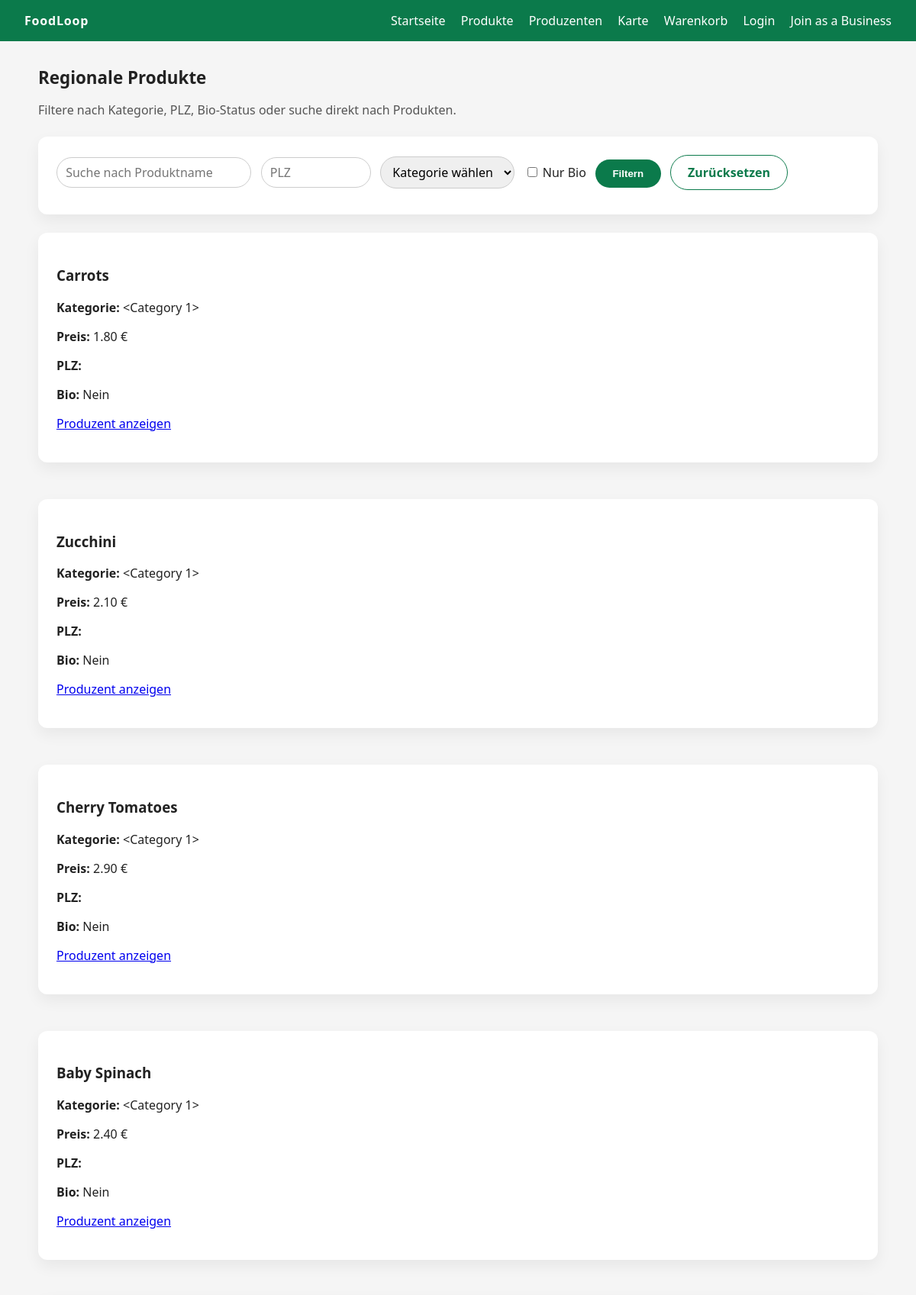
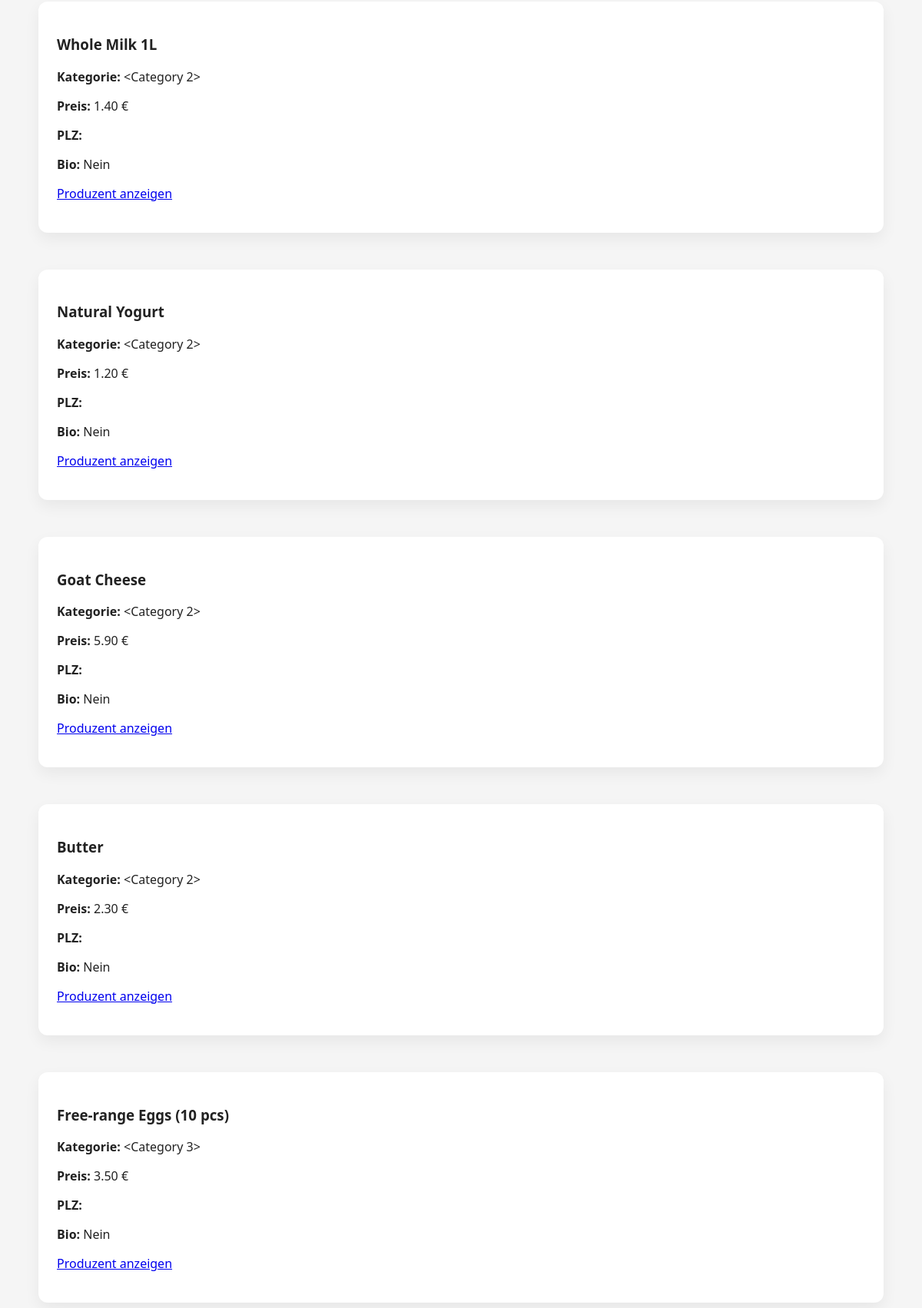
Page /products (upper part) on the committed database (2 pictures, top to bottom).
### models.py (models this page shows)
class Product(db.Model):
    __tablename__ = "product"
    product_id = db.Column(db.Integer, primary_key=True)
    producer_id = db.Column(db.Integer, db.ForeignKey("producer_profile.producer_id"), nullable=False)
    category_id = db.Column(db.Integer, db.ForeignKey("category.category_id"), nullable=False)
    name = db.Column(db.String(255), nullable=False)
    description = db.Column(db.Text)
    price = db.Column(db.Numeric(10, 2), nullable=False)
    is_active = db.Column(db.Boolean, default=True, nullable=False)
    created_at = db.Column(db.DateTime, default=datetime.utcnow, nullable=False)
    producer = db.relationship("ProducerProfile", back_populates="products")
    category = db.relationship("Category", back_populates="products")
    cart_items = db.relationship("CartItem", back_populates="product", lazy="dynamic")
    order_items = db.relationship("OrderItem", back_populates="product", lazy="dynamic")

### app.py (the view)
@app.route("/products")
def products():
    products = Product.query.filter_by(is_active=True).all()
    categories = Category.query.all()
    return render_template("products.html", products=products, categories=categories)

### templates/products.html (shortened to what this page needs)
{% extends "base.html" %}
{% block content %}
<section>
    <h1 class="section-title">Regionale Produkte</h1>
    <p class="section-sub">
        Filtere nach Kategorie, PLZ, Bio-Status oder suche direkt nach Produkten.
    </p>
    <div class="card">
        <form method="get" class="inline-form">
            <input type="text" name="q" placeholder="Suche nach Produktname"
                   value="{{ current_query }}">
            <input type="text" name="zip" placeholder="PLZ"
                   value="{{ current_zip }}" style="max-width:120px;">
            <select name="category">
                <option value="">Kategorie wählen</option>
                {% set categories = [
                    "Obst", "Gemüse", "Eier", "Milchprodukte",
                    "Fleisch", "Getreide", "Sonstiges"
                ] %}
            </select>
            <label>
                <input type="checkbox" name="bio"
                       {% if current_bio %}checked{% endif %}>
                Nur Bio
            </label>
            <button class="btn btn-primary" type="submit">Filtern</button>
            <a href="{{ url_for('products') }}" class="btn btn-secondary">Zurücksetzen</a>
        </form>
    </div>
    <div class="grid">
        {% if products %}
            {% for p in products %}
                <div class="card">
                    <h3>{{ p.name }}</h3>
                    <p><strong>Kategorie:</strong> {{ p.category }}</p>
                    <p><strong>Preis:</strong> {{ "%.2f"|format(p.price) }} €</p>
                    <p><strong>PLZ:</strong> {{ p.zip }}</p>
                    <p><strong>Bio:</strong> {{ "Ja" if p.bio else "Nein" }}</p>
                    <p style="margin-top:0.5rem;">
                        <a href="{{ url_for('producers') }}?id={{ p.producer_id }}">
                            Produzent anzeigen
                        </a>
                    </p>
                </div>
            {% endfor %}
        {% else %}
            <div class="card">
                <p>Keine Produkte gefunden. Passe deine Filter an.</p>
            </div>
        {% endif %}
    </div>
</section>
{% endblock %}

### templates/base.html (shortened to what this page needs)
<!DOCTYPE html>
<html lang="de">
<head>
    <link rel="stylesheet" href="{{ url_for('static', filename='css/styles.css') }}">
</head>
<body>
<header>
    <div class="logo">
        FoodLoop
    </div>
    <nav>
        <a href="{{ url_for('home') }}">Startseite</a>
        <a href="{{ url_for('products') }}">Produkte</a>
        <a href="{{ url_for('producers') }}">Produzenten</a>
        <a href="{{ url_for('maps') }}">Karte</a>
        <a href="{{ url_for('cart') }}">Warenkorb</a>
        {% if current_user.is_authenticated %}
            <a href="{{ url_for('account') }}">Mein Konto</a>
        {% else %}
            <a href="{{ url_for('login') }}">Login</a>
        {% endif %}
        <a href="{{ url_for('business') }}">Join as a Business</a>
    </nav>
</header>
<main>
    {% block content %}{% endblock %}
</main>
</body>
</html>

### static/css/styles.css (style rules this page uses)
body { font-family: system-ui, -apple-system, BlinkMacSystemFont, "Segoe UI", sans-serif; margin: 0; background: #f5f5f5; color: #222; }
header { background: #0b7a4b; color: white; padding: 1rem 2rem; display: flex; justify-content: space-between; align-items: center; }
header a { color: white; text-decoration: none; margin-left: 1rem; font-weight: 500; }
.logo { font-weight: 700; letter-spacing: 0.05em; }
main { max-width: 1100px; margin: 2rem auto; padding: 0 1rem 3rem; }
.btn { display: inline-block; padding: 0.7rem 1.4rem; border-radius: 999px; border: none; cursor: pointer; text-decoration: none; font-weight: 600; }
.btn-primary { background: #0b7a4b; color: white; }
.btn-secondary { background: white; color: #0b7a4b; border: 1px solid #0b7a4b; }
.card { background: white; border-radius: 0.75rem; padding: 1.5rem; box-shadow: 0 8px 20px rgba(0,0,0,0.06); margin-bottom: 1.5rem; }
.grid { display: grid; gap: 1.5rem; }
.section-title { font-size: 1.4rem; margin-bottom: 0.5rem; }
.section-sub { color: #555; margin-bottom: 1.5rem; }
form.inline-form > * { margin-right: 0.5rem; margin-bottom: 0.5rem; }
input, select { padding: 0.5rem 0.7rem; border-radius: 999px; border: 1px solid #ccc; font: inherit; }

### rows in the picture
Product: name "Carrots", category "<Category 1>", price "1.80", bio "Nein"
Product: name "Zucchini", category "<Category 1>", price "2.10", bio "Nein"
Product: name "Cherry Tomatoes", category "<Category 1>", price "2.90", bio "Nein"
Product: name "Baby Spinach", category "<Category 1>", price "2.40", bio "Nein"
Product: name "Whole Milk 1L", category "<Category 2>", price "1.40", bio "Nein"
Product: name "Natural Yogurt", category "<Category 2>", price "1.20", bio "Nein"
Product: name "Goat Cheese", category "<Category 2>", price "5.90", bio "Nein"
Product: name "Butter", category "<Category 2>", price "2.30", bio "Nein"
Product: name "Free-range Eggs (10 pcs)", category "<Category 3>", price "3.50", bio "Nein"
